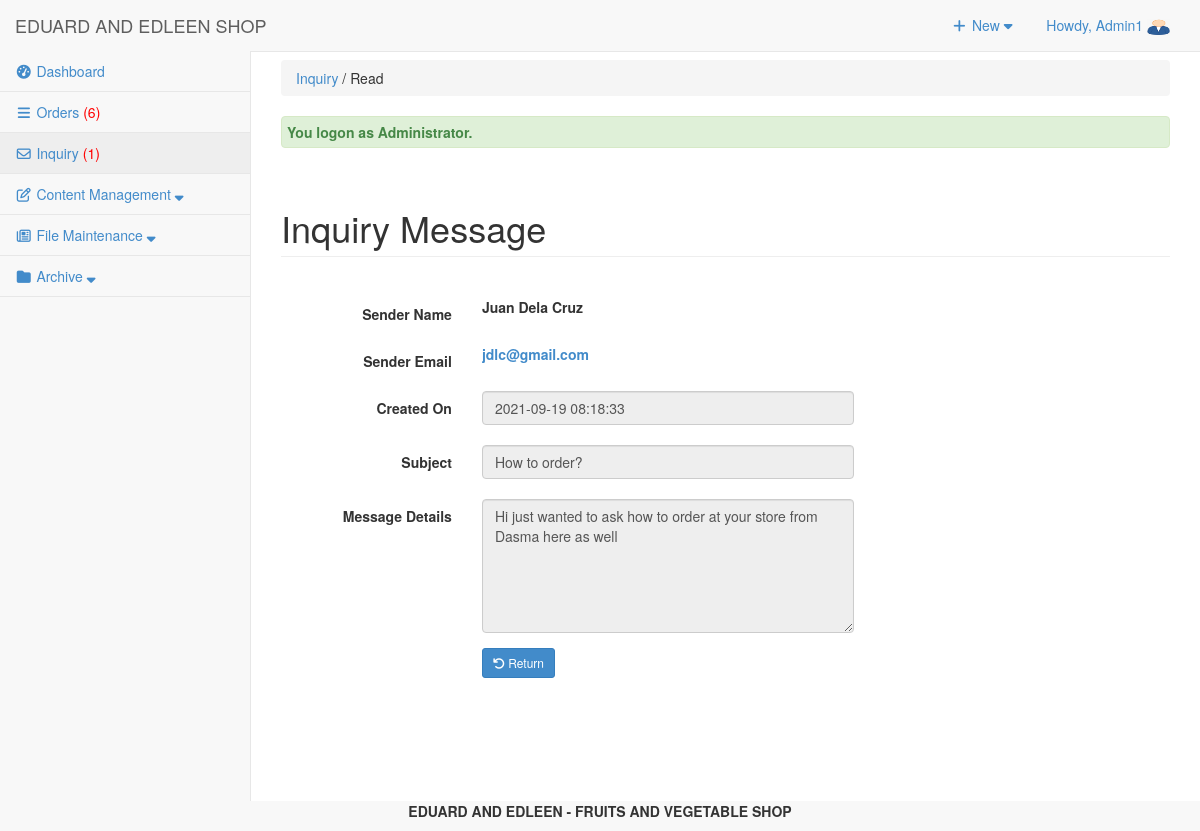
The page /admin/inquiry/index.php?view=edit&id=3 (signed in) on the database its author committed.
### tables this page shows
CREATE TABLE `tbluseraccount` (
  `USERID` int(11) NOT NULL,
  `U_NAME` varchar(122) NOT NULL,
  `U_USERNAME` varchar(122) NOT NULL,
  `U_PASS` varchar(122) NOT NULL,
  `U_ROLE` varchar(30) NOT NULL,
  `USERIMAGE` varchar(255) NOT NULL,
  `U_STATUS` varchar(255) NOT NULL DEFAULT 'Active'
);

CREATE TABLE `tblinquiry` (
  `INQID` int(11) NOT NULL,
  `INQNAME` varchar(255) NOT NULL,
  `INQEMAIL` varchar(255) NOT NULL,
  `INQSUBJ` varchar(255) NOT NULL,
  `INQMSG` varchar(255) NOT NULL,
  `INQDATECREATED` varchar(255) NOT NULL,
  `INQSTATUS` varchar(255) NOT NULL
);

### admin/inquiry/index.php (called while the page is built, shortened)
<?php
require_once("../../include/initialize.php");
$view = (isset($_GET['view']) && $_GET['view'] != '') ? $_GET['view'] : '';
	$header=$view;
	$title="Inquiry";
	switch ($view) {
	case 'edit' :
		$header = "Read";
		break;
	}
require_once ("../theme/templates.php");
?>

### include/database.php (called while the page is built, shortened)
<?php
class Database {
	var $sql_string = '';
	private $conn;
	public function open_connection() {
		$this->conn = mysqli_connect(server,user,pass);
		if(!$this->conn){
			echo "Problem in database connection! Contact administrator!";
			exit();
		}else{
			$db_select = mysqli_select_db($this->conn,database_name);
		}
	}
	function setQuery($sql='') {
		$this->sql_string=$sql;
	}
	function executeQuery() {
		$result = mysqli_query($this->conn,$this->sql_string);
		return $result;
	}
	private function confirm_query($result) {
		return $result;
	}
	function loadSingleResult() {
		$cur = $this->executeQuery();
		while ($row = mysqli_fetch_object($cur)) {
		return $data = $row;
		}
	}
	public function num_rows($result_set) {
		return mysqli_num_rows($result_set);
	}
}
$mydb = new Database();
?>

### include/accounts.php (called while the page is built, shortened)
<?php
require_once(LIB_PATH.DS.'database.php');
class User {
	protected static  $tblname = "tbluseraccount";
	function single_user($id=""){
			global $mydb;
			$mydb->setQuery("SELECT * FROM ".self::$tblname."
				Where USERID= '{$id}' LIMIT 1");
			$cur = $mydb->loadSingleResult();
			return $cur;
	}
}
?>

### include/inquiry.php (called while the page is built, shortened)
<?php
require_once(LIB_PATH.DS.'database.php');
class Inquiry {
	protected static  $tblname = "tblinquiry";
	function single_inquiry($id=""){
		global $mydb;
		$mydb->setQuery("SELECT * FROM ".self::$tblname."
			Where INQID= '{$id}' LIMIT 1");
		$cur = $mydb->loadSingleResult();
		return $cur;
	}
}
?>

### admin/inquiry/read.php (the view, shortened to what this page needs)
<?php
  $INQID = $_GET['id'];
  $inquiry = New Inquiry();
  $singleinquiry = $inquiry->single_inquiry($INQID);
?>
    <div class="row">
        <div class="col-lg-12">
            <h1 class="page-header">Inquiry Message</h1>
        </div>
    </div>
    <form class="form-horizontal span6"  />
    <div class="row">
        <div class="form-group">
            <div class="col-md-8" style="margin-top:20px;" >
                <label class="col-md-4 control-label" for="idno">Sender Name</label>
                <div class="col-md-8">
                    <label><?php echo $singleinquiry->INQNAME; ?></label>
                </div>
            </div>
            <div class="col-md-8" style="margin-top:20px;" >
                <label class="col-md-4 control-label" for="idno">Sender Email</label>
                <div class="col-md-8">
                <a href=""><label class="text-primary text-underline"><?php echo $singleinquiry->INQEMAIL; ?></label></a>
                </div>
            </div>
            <div class="col-md-8" style="margin-top:20px;" >
                <label class="col-md-4 control-label" for="idno">Created On</label>
                <div class="col-md-8">
                    <input class="form-control" type="text" value="<?php echo $singleinquiry->INQDATECREATED; ?>" disabled>
                </div>
            </div>
            <div class="col-md-8" style="margin-top:20px;" >
                <label class="col-md-4 control-label" for="idno">Subject</label>
                <div class="col-md-8">
                    <input class="form-control" type="text" value="<?php echo $singleinquiry->INQSUBJ; ?>" disabled>
                </div>
            </div>
            <div class="col-md-8" style="margin-top:20px;">
                <label class="col-md-4 control-label" for="idno">Message Details</label>
                <div class="col-md-8">
                    <textarea class="form-control" rows="6" disabled><?php echo $singleinquiry->INQMSG; ?></textarea>
                </div>
            </div>
        </div>
        <div class="form-group">
            <div class="col-md-8">
                <label class="col-md-4 control-label" for="idno"></label>
                <div class="col-md-8">
                    <button class="btn  btn-primary btn-sm" name="save" type="submit" ><span class="fa fa-undo fw-fa"></span> Return</button>
                </div>
            </div>
        </div>
    </div>

### admin/theme/templates.php (shortened to what this page needs)
<!DOCTYPE html>
<html lang="en">
<head>
<link href="<?php echo web_root; ?>admin/css/bootstrap.min.css" rel="stylesheet">
<link href="<?php echo web_root; ?>admin/css/metisMenu.min.css" rel="stylesheet">
<link href="<?php echo web_root; ?>admin/css/timeline.css" rel="stylesheet">
<link href="<?php echo web_root; ?>admin/css/sb-admin-2.css" rel="stylesheet">
<link href="<?php echo web_root; ?>admin/font/css/font-awesome.min.css" rel="stylesheet" type="text/css">
<link href="<?php echo web_root; ?>admin/font/font-awesome.min.css" rel="stylesheet" type="text/css">
<link href="<?php echo web_root; ?>admin/css/dataTables.bootstrap.css" rel="stylesheet">
<link href="<?php echo web_root; ?>css/bootstrap-datetimepicker.min.css" rel="stylesheet" media="screen">
<link href="<?php echo web_root; ?>css/datepicker.css" rel="stylesheet" media="screen">
<link href="<?php echo web_root; ?>admin/css/costum.css" rel="stylesheet">
<link href="<?php echo web_root; ?>admin/css/ekko-lightbox.css" rel="stylesheet">
</head>
  <?php
    $query = "SELECT * FROM tblsummary WHERE ORDEREDSTATS = 'Pending'";
    $mydb->setQuery($query);
    $cur = $mydb->executeQuery();
    $rowscount = $mydb->num_rows($cur);
    $res = isset($rowscount)? $rowscount : 0;
    if($res>0){
    $order = '<span style="color:red;">('.$res.')</span>';
    }else{
        $order = '<span> ('.$res.')</span>';
    }
    $query = "SELECT * FROM tblinquiry WHERE INQSTATUS = 'NEW'";
    $mydb->setQuery($query);
    $cur = $mydb->executeQuery();
    $rowscount = $mydb->num_rows($cur);
    $res = isset($rowscount)? $rowscount : 0;
    if($res>0){
    $inquiry = '<span style="color:red;">('.$res.')</span>';
    }else{
        $inquiry = '<span> ('.$res.')</span>';
    }
?>
<body>
   <div id="wrapper">
        <nav class="navbar navbar-default navbar-static-top  " role="navigation" style="margin-bottom: 0">
            <div class="navbar-header">
                 <a class="navbar-brand"  href="<?php echo web_root; ?>admin/index.php" >EDUARD AND EDLEEN SHOP</a>
            </div>
            <ul class="nav navbar-top-links navbar-right">
                 <li class="dropdown">
                    <a class="dropdown-toggle" data-toggle="dropdown" href="#">
                        <i class="fa fa-plus fa-fw"></i> New  <i class="fa fa-caret-down"></i>
                    </a>
                </li>
<?php
 $user = New User();
$singleuser = $user->single_user($_SESSION['USERID']);
?>
                <li class="dropdown">
                    <a class="dropdown-toggle" data-toggle="dropdown" href="#">
                        Howdy, <?php echo $_SESSION['U_NAME']; ?> <img title="profile image" width="23px" height="17px" src="<?php echo web_root.'admin/user/'.$singleuser ->USERIMAGE ?>">
                    </a>
                </li>
            </ul>
            <div class="navbar-default sidebar" role="navigation">
                <div class="sidebar-nav navbar-collapse">
                    <ul class="nav" id="side-menu">
                        <li>
                             <a href="<?php echo web_root; ?>admin/dashboard/"><i class="fa fa-tachometer fa-fw"></i>  Dashboard </a>
                        </li>
                        <li>
                             <a href="<?php echo web_root; ?>admin/orders/" ><i class="fa fa-reorder fa-fw"></i>  Orders <?php echo $order; ?></a>
                        </li>
                        <li>
                             <a href="<?php echo web_root; ?>admin/inquiry/" ><i class="fa fa-envelope-o fa-fw"></i>  Inquiry <?php echo $inquiry; ?></a>
                        </li>
                        <li class="nav-item">
                            <a class="nav-link" data-toggle="collapse" href="#collapseExample1" aria-expanded="false" aria-controls="collapseExample">
                                <i class="fa fa-pencil-square-o fa-fw"></i><span class="menu-title"> Content Management <i class="fa fa-sort-down"></i></span>
                            </a>
                        </li>
                        <li class="nav-item">
                            <a class="nav-link" data-toggle="collapse" href="#collapseExample3" aria-expanded="false" aria-controls="collapseExample">
                                <i class="fa fa-newspaper-o fa-fw"></i><span class="menu-title"> File Maintenance <i class="fa fa-sort-down"></i></span>
                            </a>
                        </li>
                        <?php if ($_SESSION['U_ROLE']=='Administrator') {
                        ?>
                        <li class="nav-item">
                            <a class="nav-link" data-toggle="collapse" href="#collapseExample2" aria-expanded="false" aria-controls="collapseExample">
                                <i class="fa fa-folder fa-fw"></i><span class="menu-title"> Archive <i class="fa fa-sort-down"></i></span>
                            </a>
                        </li>
                 <?php }  ?>
                    </ul>
                </div>
            </div>
        </nav>
  <div id="page-wrapper">
            <div class="row" >
                <div class="col-lg-12">
                    <?php
                    if ($title<>'Dashboard'){
                       echo   '<p class="breadcrumb" style="margin-top: 8px;">
                        <a href="index.php" title="'. $title.'" >'. $title.'</a>
                        '.(isset($header) ? ' / '. $header : '').'  </p>'  ;
                    } ?>
                  <?php require_once $content; ?>
                </div>
            </div>
        </div>
    </div>
</body>
      <footer><p  style="text-align: center;font-weight: bold;"> EDUARD AND EDLEEN - FRUITS AND VEGETABLE SHOP </p></footer>
</html>

### admin/css/sb-admin-2.css (style rules this page uses)
body { background-color: #f8f8f8; }
#wrapper { width: 100%; }
#page-wrapper { padding: 0 15px; min-height: 568px; background-color: #fff; }
@media (min-width:768px) { #page-wrapper { position: inherit; margin: 0 0 0 250px; padding: 0 30px; border-left: 1px solid #e7e7e7; } }
.navbar-top-links { margin-right: 0; }
.navbar-top-links li { display: inline-block; }
.navbar-top-links li:last-child { margin-right: 15px; }
.navbar-top-links li a { padding: 15px; min-height: 50px; }
.sidebar .sidebar-nav.navbar-collapse { padding-right: 0; padding-left: 0; }
.sidebar ul li { border-bottom: 1px solid #e7e7e7; }
.sidebar ul li a.active { background-color: #eee; }
@media (min-width:768px) { .sidebar { z-index: 1; position: absolute; width: 250px; margin-top: 51px; } }

### rows shown on the page
tbluseraccount: USERIMAGE (picture)
tblinquiry: INQNAME "Juan Dela Cruz", INQEMAIL "jdlc@gmail.com", INQDATECREATED "2021-09-19 08:18:33", INQSUBJ "How to order?", INQMSG "Hi just wanted to ask how to order at your store from Dasma here as well"

### other values the page prints
$_SESSION['U_NAME'] "Admin1"
$res "6"
$res "1"
$title "Inquiry"
$header "Read"
$_SESSION['message'] "You logon as Administrator."
